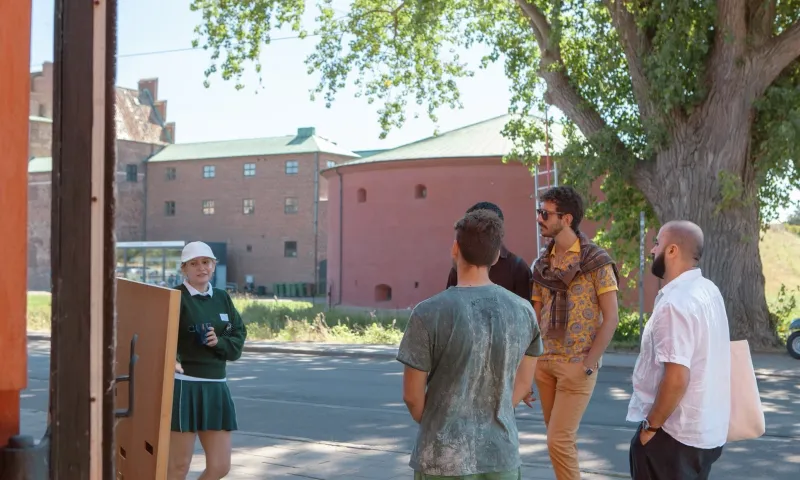
#> input picture src/assets/about-malmo-800.webp, 800 x 480 px
$ python extract_lines.py ../../src/assets/about-malmo-800.webp   (older library calls are emulated)
#> lines starting #> are read from the running program, lines starting #| are printed output that depends on the picture; after the words box and inside, x2 and y2 are one past the last pixel; in counts of white or black regions, pixels touching at a corner belong together
#!/usr/bin/env python3
"""Extract road/lane/curb/vegetation line overlays from a Street View style
screenshot into a transparent-background RGBA PNG.

Classical CV pipeline (no ML/AI): denoise -> Canny + HoughLinesP for
structural lines, HSV colour masking for lane markings and vegetation,
composited onto a fully transparent canvas.

Usage:
    python3 extract_lines.py INPUT.png -o OUTPUT.png
    python3 extract_lines.py --selftest

See README.md in this directory for install instructions, a tuning guide,
and an outline of the alternative OSM/pinhole-camera projection approach.
"""

from __future__ import annotations

import argparse
import math
import sys
from dataclasses import dataclass, field
from pathlib import Path
from typing import Sequence

import cv2
import numpy as np
from PIL import Image

# ---------------------------------------------------------------------------
# Hyperparameters. Every constant here is also exposed as a CLI flag of the
# same lowercase name (see build_config / add_cli_overrides) so tuning does
# not require editing this file. These are the single source of truth for
# defaults.
# ---------------------------------------------------------------------------

# Downscale wide inputs before detection; smaller = faster, fewer thin-texture
# lines.
RESIZE_MAX_WIDTH = 1600

# Edge-preserving denoise that kills asphalt grain; raise sigmas if asphalt
# speckle survives.
BILATERAL_D = 9
BILATERAL_SIGMA_COLOR = 75
BILATERAL_SIGMA_SPACE = 75

# Extra blur before Canny; raise to (7,7) for very noisy JPEGs, (3,3) if
# lines vanish.
GAUSSIAN_KSIZE = (5, 5)

# Local contrast boost so curbs in shadow still register; lower clip if
# noise amplifies.
USE_CLAHE = True
CLAHE_CLIP = 2.0

# Primary noise knob. Too many artifacts -> raise both (e.g. 80/200); too
# few lines -> lower (30/90). Keep ~1:3 ratio.
CANNY_LOW = 50
CANNY_HIGH = 150

# Votes needed per line; raise to drop spurious short lines.
HOUGH_THRESHOLD = 60

# Primary clutter knob. Raise (100-150) to keep only long road edges; lower
# to catch dashes.
HOUGH_MIN_LINE_LENGTH = 60

# Raise (25-40) to bridge dashed lane markings into one line; too high
# merges unrelated edges.
HOUGH_MAX_LINE_GAP = 12

# Top fraction of the frame ignored for road lines (suppresses
# skyline/building/window edges). Raise if buildings still produce lines;
# lower for a high-pitch camera.
SKY_FRACTION = 0.42

# Below this angle (degrees) a segment is a cross-scene feature (crosswalk /
# far curb).
ANGLE_HORIZONTAL_MAX_DEG = 12

# Above this angle (degrees) a segment is a vertical structure (poles,
# building corners).
ANGLE_VERTICAL_MIN_DEG = 72

# Set False to drop poles/facade edges entirely.
DRAW_VERTICALS = True

# Second Hough pass on a bright-paint mask, for lane markings specifically.
MARKING_DETECTION = True

# Paint = low saturation, high value. Lower V_MIN for overcast/worn paint.
MARKING_S_MAX = 60
MARKING_V_MIN = 175

# OpenCV hue is 0-179. Widen to (25,30,30)-(95,255,255) for autumn/dry
# foliage; narrow the hue span if grey-green roofs leak in.
GREEN_HSV_LOWER = (30, 40, 40)
GREEN_HSV_UPPER = (90, 255, 255)

# Open->close to despeckle the vegetation mask; raise to merge canopy blobs.
VEG_MORPH_KERNEL = (7, 7)

# Drop contours smaller than this fraction of frame area (resolution
# independent, hence a fraction rather than a pixel count).
VEG_MIN_AREA_FRAC = 0.0008

# approxPolyDP epsilon as a fraction of contour perimeter; raise for
# blockier, cleaner outlines.
VEG_APPROX_EPS_FRAC = 0.006

# Stroke widths in px.
STROKE_ROAD_EDGE = 3
STROKE_MARKING = 3
STROKE_VERTICAL = 2
STROKE_VEG = 3

# Colours are RGB (converted to BGR internally for OpenCV drawing).
COLOR_ROAD_EDGE = (0, 255, 255)  # cyan
COLOR_MARKING = (255, 235, 0)  # yellow
COLOR_HORIZONTAL = (255, 0, 200)  # magenta - crosswalks / cross-scene curbs
COLOR_VERTICAL = (140, 160, 255)  # pale blue
COLOR_VEG = (0, 255, 90)  # bright green

# False = cv2.LINE_8, fully opaque solid vectors. True = LINE_AA, softer
# strokes with partial alpha.
ANTIALIAS = False


@dataclass
class Config:
    resize_max_width: int = RESIZE_MAX_WIDTH
    bilateral_d: int = BILATERAL_D
    bilateral_sigma_color: int = BILATERAL_SIGMA_COLOR
    bilateral_sigma_space: int = BILATERAL_SIGMA_SPACE
    gaussian_ksize: tuple[int, int] = field(default_factory=lambda: GAUSSIAN_KSIZE)
    use_clahe: bool = USE_CLAHE
    clahe_clip: float = CLAHE_CLIP
    canny_low: int = CANNY_LOW
    canny_high: int = CANNY_HIGH
    hough_threshold: int = HOUGH_THRESHOLD
    hough_min_line_length: int = HOUGH_MIN_LINE_LENGTH
    hough_max_line_gap: int = HOUGH_MAX_LINE_GAP
    sky_fraction: float = SKY_FRACTION
    angle_horizontal_max_deg: float = ANGLE_HORIZONTAL_MAX_DEG
    angle_vertical_min_deg: float = ANGLE_VERTICAL_MIN_DEG
    draw_verticals: bool = DRAW_VERTICALS
    marking_detection: bool = MARKING_DETECTION
    marking_s_max: int = MARKING_S_MAX
    marking_v_min: int = MARKING_V_MIN
    green_hsv_lower: tuple[int, int, int] = field(default_factory=lambda: GREEN_HSV_LOWER)
    green_hsv_upper: tuple[int, int, int] = field(default_factory=lambda: GREEN_HSV_UPPER)
    veg_morph_kernel: tuple[int, int] = field(default_factory=lambda: VEG_MORPH_KERNEL)
    veg_min_area_frac: float = VEG_MIN_AREA_FRAC
    veg_approx_eps_frac: float = VEG_APPROX_EPS_FRAC
    stroke_road_edge: int = STROKE_ROAD_EDGE
    stroke_marking: int = STROKE_MARKING
    stroke_vertical: int = STROKE_VERTICAL
    stroke_veg: int = STROKE_VEG
    color_road_edge: tuple[int, int, int] = field(default_factory=lambda: COLOR_ROAD_EDGE)
    color_marking: tuple[int, int, int] = field(default_factory=lambda: COLOR_MARKING)
    color_horizontal: tuple[int, int, int] = field(default_factory=lambda: COLOR_HORIZONTAL)
    color_vertical: tuple[int, int, int] = field(default_factory=lambda: COLOR_VERTICAL)
    color_veg: tuple[int, int, int] = field(default_factory=lambda: COLOR_VEG)
    antialias: bool = ANTIALIAS


def _line_type(cfg: Config) -> int:
    return cv2.LINE_AA if cfg.antialias else cv2.LINE_8


# ---------------------------------------------------------------------------
# Pipeline stages
# ---------------------------------------------------------------------------


def load_image(path: str, cfg: Config) -> np.ndarray:
    """Read an image from disk and downscale it to cfg.resize_max_width."""
    bgr = cv2.imread(path, cv2.IMREAD_COLOR)
    if bgr is None:
        raise SystemExit(
            f"error: could not read image at '{path}' - check the path exists "
            "and is a format OpenCV supports (PNG/JPEG, not HEIC)"
        )
    h, w = bgr.shape[:2]
    if w > cfg.resize_max_width:
        scale = cfg.resize_max_width / w
        bgr = cv2.resize(bgr, (cfg.resize_max_width, int(h * scale)), interpolation=cv2.INTER_AREA)
    return bgr


def preprocess(bgr: np.ndarray, cfg: Config) -> np.ndarray:
    """Grayscale -> bilateral denoise -> optional CLAHE -> Gaussian blur."""
    grey = cv2.cvtColor(bgr, cv2.COLOR_BGR2GRAY)
    grey = cv2.bilateralFilter(
        grey, cfg.bilateral_d, cfg.bilateral_sigma_color, cfg.bilateral_sigma_space
    )
    if cfg.use_clahe:
        clahe = cv2.createCLAHE(clipLimit=cfg.clahe_clip)
        grey = clahe.apply(grey)
    grey = cv2.GaussianBlur(grey, tuple(cfg.gaussian_ksize), 0)
    return grey


def road_roi_mask(shape: tuple[int, int], cfg: Config) -> np.ndarray:
    """uint8 mask: zeros above sky_fraction * H, 255 below."""
    h, w = shape
    mask = np.zeros((h, w), np.uint8)
    sky_rows = int(h * cfg.sky_fraction)
    mask[sky_rows:, :] = 255
    return mask


def detect_structural_lines(
    grey: np.ndarray, roi: np.ndarray, cfg: Config
) -> list[tuple[int, int, int, int]]:
    """Canny -> mask by ROI -> HoughLinesP. Returns (x1, y1, x2, y2) tuples."""
    edges = cv2.Canny(grey, cfg.canny_low, cfg.canny_high)
    edges = cv2.bitwise_and(edges, edges, mask=roi)
    lines = cv2.HoughLinesP(
        edges,
        1,
        np.pi / 180,
        threshold=cfg.hough_threshold,
        minLineLength=cfg.hough_min_line_length,
        maxLineGap=cfg.hough_max_line_gap,
    )
    if lines is None:
        return []
    return [tuple(int(v) for v in line) for line in lines.reshape(-1, 4)]


def classify_line(seg: tuple[int, int, int, int], cfg: Config) -> str:
    """Classify a segment by angle: horizontal / vertical / road_edge."""
    x1, y1, x2, y2 = seg
    angle = abs(math.degrees(math.atan2(y2 - y1, x2 - x1)))
    angle = angle if angle <= 90 else 180 - angle
    if angle <= cfg.angle_horizontal_max_deg:
        return "horizontal"
    if angle >= cfg.angle_vertical_min_deg:
        return "vertical"
    return "road_edge"


def detect_lane_markings(
    bgr: np.ndarray, roi: np.ndarray, cfg: Config
) -> tuple[list[tuple[int, int, int, int]], np.ndarray]:
    """HSV bright-paint mask + Hough pass. Returns (segments, mask)."""
    h, w = bgr.shape[:2]
    if not cfg.marking_detection:
        return [], np.zeros((h, w), np.uint8)
    hsv = cv2.cvtColor(bgr, cv2.COLOR_BGR2HSV)
    lower = np.array([0, 0, cfg.marking_v_min], np.uint8)
    upper = np.array([179, cfg.marking_s_max, 255], np.uint8)
    mask = cv2.inRange(hsv, lower, upper)
    mask = cv2.bitwise_and(mask, mask, mask=roi)
    kernel = np.ones((3, 3), np.uint8)
    mask = cv2.morphologyEx(mask, cv2.MORPH_CLOSE, kernel)
    lines = cv2.HoughLinesP(
        mask,
        1,
        np.pi / 180,
        threshold=cfg.hough_threshold,
        minLineLength=cfg.hough_min_line_length,
        maxLineGap=cfg.hough_max_line_gap * 2,
    )
    segments = (
        []
        if lines is None
        else [tuple(int(v) for v in line) for line in lines.reshape(-1, 4)]
    )
    return segments, mask


def detect_vegetation(bgr: np.ndarray, cfg: Config) -> tuple[list[np.ndarray], np.ndarray]:
    """HSV green mask -> morphology -> contours -> approxPolyDP simplification.

    Runs on the full frame (not the road ROI) since tree canopies live in the
    upper half of the image.
    """
    h, w = bgr.shape[:2]
    hsv = cv2.cvtColor(bgr, cv2.COLOR_BGR2HSV)
    lower = np.array(cfg.green_hsv_lower, np.uint8)
    upper = np.array(cfg.green_hsv_upper, np.uint8)
    mask = cv2.inRange(hsv, lower, upper)
    kernel = np.ones(tuple(cfg.veg_morph_kernel), np.uint8)
    mask = cv2.morphologyEx(mask, cv2.MORPH_OPEN, kernel)
    mask = cv2.morphologyEx(mask, cv2.MORPH_CLOSE, kernel)
    contours, _ = cv2.findContours(mask, cv2.RETR_EXTERNAL, cv2.CHAIN_APPROX_SIMPLE)
    min_area = cfg.veg_min_area_frac * h * w
    simplified = []
    for contour in contours:
        if cv2.contourArea(contour) < min_area:
            continue
        eps = cfg.veg_approx_eps_frac * cv2.arcLength(contour, True)
        simplified.append(cv2.approxPolyDP(contour, eps, True))
    return simplified, mask


def render_rgba(
    shape: tuple[int, int],
    classified_segments: Sequence[tuple[tuple[int, int, int, int], str]],
    marking_segments: Sequence[tuple[int, int, int, int]],
    veg_contours: Sequence[np.ndarray],
    cfg: Config,
) -> np.ndarray:
    """Compose per-class masks into a single RGBA array with alpha=0 background.

    Draws into a single-channel mask per feature class first (rather than
    directly onto an RGBA array) so that background pixels stay exactly
    alpha=0 and antialiased partial coverage is preserved correctly.
    """
    h, w = shape
    line_type = _line_type(cfg)

    def new_mask() -> np.ndarray:
        return np.zeros((h, w), np.uint8)

    road_mask = new_mask()
    horiz_mask = new_mask()
    vert_mask = new_mask()
    marking_mask = new_mask()
    veg_mask = new_mask()

    for (x1, y1, x2, y2), label in classified_segments:
        if label == "road_edge":
            cv2.line(road_mask, (x1, y1), (x2, y2), 255, cfg.stroke_road_edge, line_type)
        elif label == "horizontal":
            cv2.line(horiz_mask, (x1, y1), (x2, y2), 255, cfg.stroke_road_edge, line_type)
        elif label == "vertical" and cfg.draw_verticals:
            cv2.line(vert_mask, (x1, y1), (x2, y2), 255, cfg.stroke_vertical, line_type)

    for x1, y1, x2, y2 in marking_segments:
        cv2.line(marking_mask, (x1, y1), (x2, y2), 255, cfg.stroke_marking, line_type)

    for contour in veg_contours:
        cv2.polylines(veg_mask, [contour], isClosed=True, color=255, thickness=cfg.stroke_veg, lineType=line_type)

    rgba = np.zeros((h, w, 4), np.uint8)
    # veg drawn last so canopy outlines sit on top of any road/vertical lines
    # that pass behind them.
    layers_in_z_order = [
        (road_mask, cfg.color_road_edge),
        (horiz_mask, cfg.color_horizontal),
        (vert_mask, cfg.color_vertical),
        (marking_mask, cfg.color_marking),
        (veg_mask, cfg.color_veg),
    ]
    for mask, rgb in layers_in_z_order:
        sel = mask > 0
        rgba[sel, 0:3] = rgb
        rgba[sel, 3] = np.maximum(rgba[sel, 3], mask[sel])

    return rgba


def save_png(rgba: np.ndarray, out_path: Path) -> None:
    """Write via Pillow so the alpha channel round-trips correctly."""
    out_path.parent.mkdir(parents=True, exist_ok=True)
    Image.fromarray(rgba, mode="RGBA").save(out_path)


# [12 lines left out: function write_debug_images, not called in this run]


# ---------------------------------------------------------------------------
# Orchestration
# ---------------------------------------------------------------------------


def run_pipeline(bgr: np.ndarray, cfg: Config, debug_out: Path | None = None) -> tuple[np.ndarray, dict]:
    """Run the full pipeline on a BGR frame. Returns (rgba, stats)."""
    h, w = bgr.shape[:2]
    grey = preprocess(bgr, cfg)
    roi = road_roi_mask((h, w), cfg)

    structural = detect_structural_lines(grey, roi, cfg)
    classified = [(seg, classify_line(seg, cfg)) for seg in structural]

    marking_segments, marking_mask = detect_lane_markings(bgr, roi, cfg)
    veg_contours, green_mask = detect_vegetation(bgr, cfg)

    rgba = render_rgba((h, w), classified, marking_segments, veg_contours, cfg)

    if debug_out is not None:
        canny = cv2.Canny(grey, cfg.canny_low, cfg.canny_high)
        canny = cv2.bitwise_and(canny, canny, mask=roi)
        write_debug_images(debug_out, grey, canny, green_mask, marking_mask)

    counts = {"road_edge": 0, "horizontal": 0, "vertical": 0}
    for _, label in classified:
        counts[label] += 1
    opaque_frac = float((rgba[:, :, 3] > 0).sum()) / (h * w)

    stats = {
        "road_edge": counts["road_edge"],
        "horizontal": counts["horizontal"],
        "vertical": counts["vertical"],
        "marking": len(marking_segments),
        "vegetation": len(veg_contours),
        "opaque_frac": opaque_frac,
    }
    return rgba, stats


# [89 lines left out: functions print_stats, make_synthetic_frame, run_selftest, _parse_triplet, not called in this run]


def build_arg_parser() -> argparse.ArgumentParser:
    parser = argparse.ArgumentParser(
        description="Extract road/lane/curb/vegetation lines from a screenshot into a transparent PNG."
    )
    parser.add_argument("input", nargs="?", help="path to the input JPG/PNG")
    parser.add_argument("-o", "--output", help="output PNG path (default: <input_stem>_lines.png)")
    parser.add_argument("--debug", action="store_true", help="write intermediate debug images")
    parser.add_argument("--stats", action="store_true", help="print per-class feature counts")
    parser.add_argument("--strict", action="store_true", help="exit non-zero if zero features are detected")
    parser.add_argument("--selftest", action="store_true", help="run the built-in synthetic-frame selftest")

    parser.add_argument("--resize-max-width", type=int)
    parser.add_argument("--canny-low", type=int)
    parser.add_argument("--canny-high", type=int)
    parser.add_argument("--hough-threshold", type=int)
    parser.add_argument("--hough-min-line-length", type=int)
    parser.add_argument("--hough-max-line-gap", type=int)
    parser.add_argument("--sky-fraction", type=float)
    parser.add_argument("--no-verticals", action="store_true", help="drop poles/facade edges entirely")
    parser.add_argument("--no-markings", action="store_true", help="skip the lane-marking detection pass")
    parser.add_argument("--green-hsv-lower", type=_parse_triplet, metavar="H,S,V")
    parser.add_argument("--green-hsv-upper", type=_parse_triplet, metavar="H,S,V")
    parser.add_argument("--veg-min-area-frac", type=float)
    parser.add_argument("--antialias", action="store_true", help="draw anti-aliased strokes instead of solid opaque ones")
    return parser


def build_config(args: argparse.Namespace) -> Config:
    cfg = Config()
    overrides = {
        "resize_max_width": args.resize_max_width,
        "canny_low": args.canny_low,
        "canny_high": args.canny_high,
        "hough_threshold": args.hough_threshold,
        "hough_min_line_length": args.hough_min_line_length,
        "hough_max_line_gap": args.hough_max_line_gap,
        "sky_fraction": args.sky_fraction,
        "green_hsv_lower": args.green_hsv_lower,
        "green_hsv_upper": args.green_hsv_upper,
        "veg_min_area_frac": args.veg_min_area_frac,
    }
    for name, value in overrides.items():
        if value is not None:
            setattr(cfg, name, value)
    if args.no_verticals:
        cfg.draw_verticals = False
    if args.no_markings:
        cfg.marking_detection = False
    if args.antialias:
        cfg.antialias = True
    return cfg


def main(argv: list[str] | None = None) -> int:
    parser = build_arg_parser()
    args = parser.parse_args(argv)

    if args.selftest:
        return 0 if run_selftest() else 1

    if not args.input:
        parser.error("INPUT is required unless --selftest is given")

    cfg = build_config(args)
    input_path = Path(args.input)
    output_path = Path(args.output) if args.output else input_path.with_name(f"{input_path.stem}_lines.png")

    bgr = load_image(str(input_path), cfg)
#> in load_image, bgr is the input picture: shape (480, 800, 3); mean B, G, R 120.6, 127.2, 132.7
    debug_out = output_path if args.debug else None
    rgba, stats = run_pipeline(bgr, cfg, debug_out=debug_out)
#> in preprocess, `grey = cv2.cvtColor(bgr, cv2.COLOR_BGR2GRAY)`:
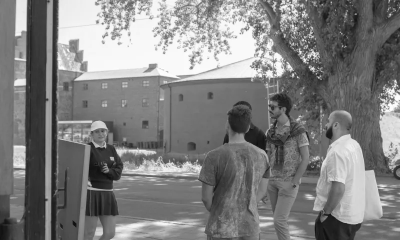
#> grey: shape (480, 800) (shown at 1/2 size); min 7, max 255, mean 128.1
#> in preprocess, `grey = cv2.bilateralFilter( grey, cfg.bilateral_d, cfg.bilateral_sigma..`:
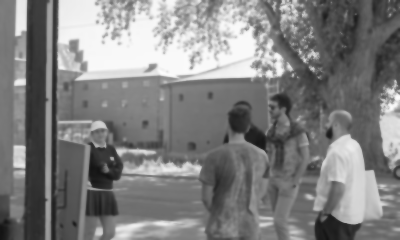
#> grey: shape (480, 800) (shown at 1/2 size); min 19, max 253, mean 128.1
#> in preprocess, `grey = clahe.apply(grey)`:
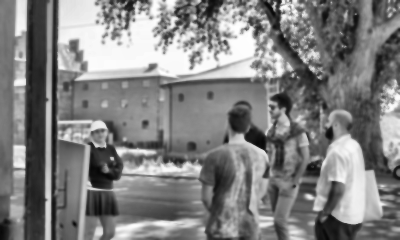
#> grey: shape (480, 800) (shown at 1/2 size); min 6, max 255, mean 128.9
#> in detect_structural_lines, `edges = cv2.Canny(grey, cfg.canny_low, cfg.canny_high)`:
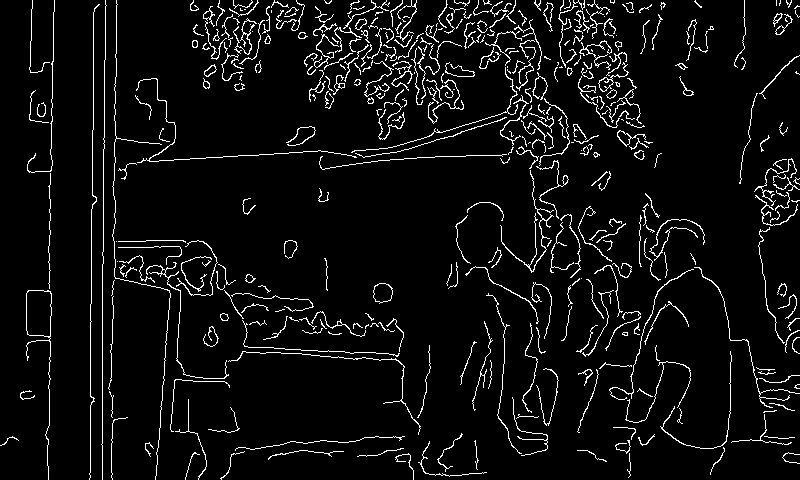
#> edges: shape (480, 800); 5.7% white in thin lines or dots
#> in detect_structural_lines, `edges = cv2.bitwise_and(edges, edges, mask=roi)`:
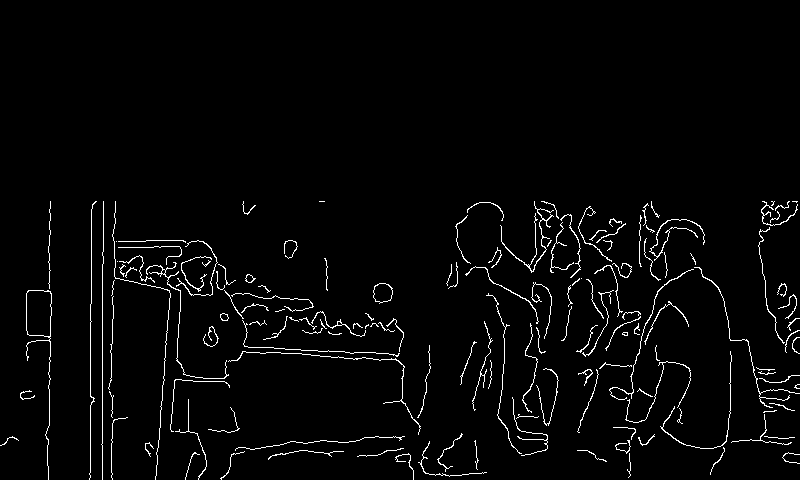
#> edges: shape (480, 800); 2.7% white in thin lines or dots, all inside (x1, y1, x2, y2) = (0, 201, 800, 480)
#> in detect_structural_lines, `lines = cv2.HoughLinesP( edges, 1, np.pi / 180, threshold=cfg.hough_th..`: lines = 18 rows, first 6: [102, 479, 102, 252], [90, 477, 90, 304], [244, 346, 360, 352], [49, 425, 49, 357], [91, 303, 91, 209], [156, 475, 168, 310]
#> in run_pipeline, `structural = detect_structural_lines(grey, roi, cfg)`: structural = 18 items, first 6: (102, 479, 102, 252), (90, 477, 90, 304), (244, 346, 360, 352), (49, 425, 49, 357), (91, 303, 91, 209), (156, 475, 168, 310)
#> in run_pipeline, `classified = [(seg, classify_line(seg, cfg)) for seg in structural]`: classified = 18 items
#> in detect_lane_markings, `mask = cv2.inRange(hsv, lower, upper)`:
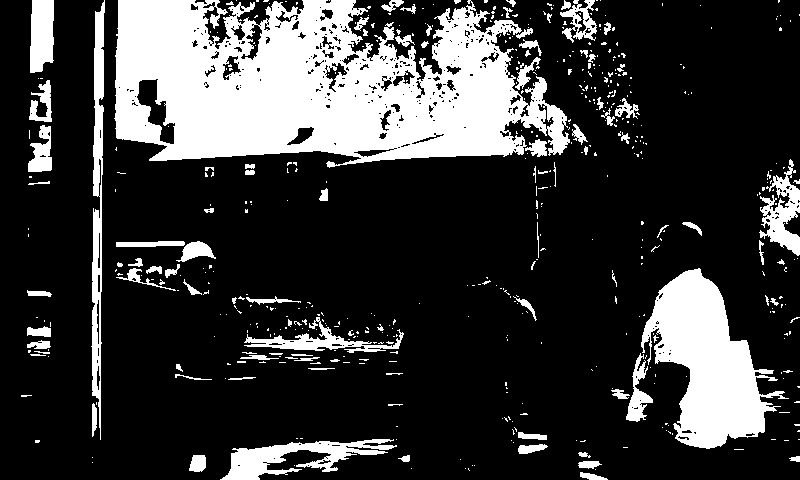
#> mask: shape (480, 800); 22.7% white; 530 white regions (435 under 20 px), largest, box (x1, y1, x2, y2) and area: (114, 0, 570, 168) 51549, (641, 268, 789, 449) 13007, (91, 0, 105, 440) 3253
#> (the rest of the program and of its run is left out)
